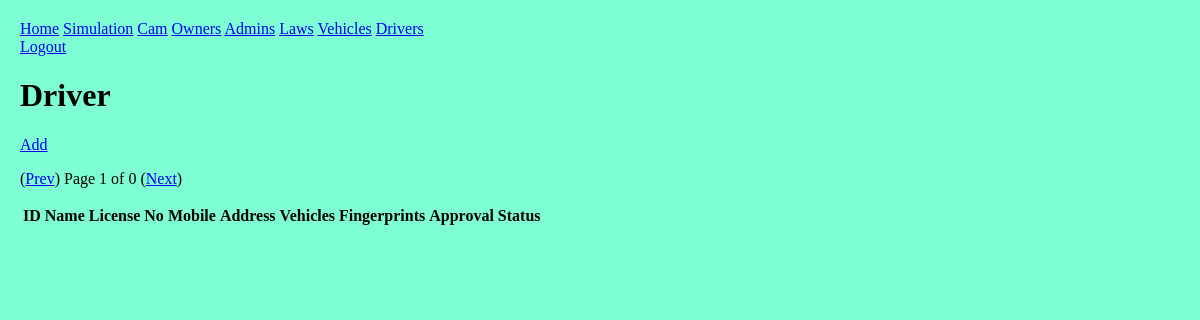
The app's page /front/drivers/ (signed in), older data.
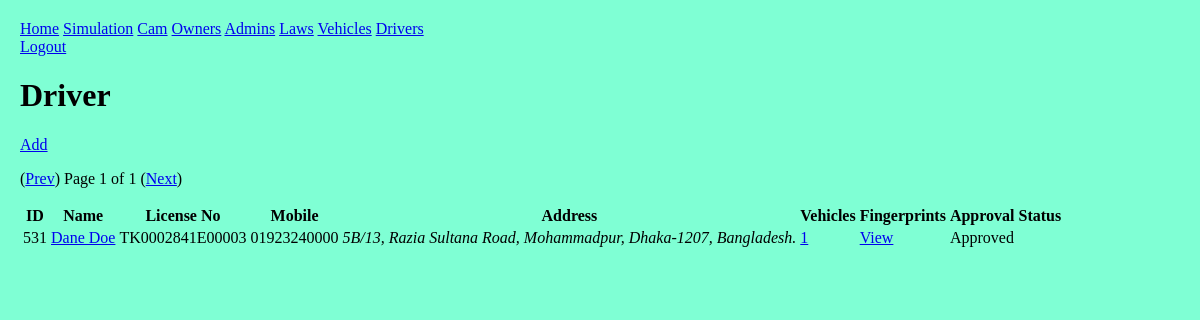
The same page, newer data.
### front/models.py (models this page shows, shortened)
class Driver(models.Model):
    vehicles = models.ManyToManyField(Vehicle);
    name = models.CharField(max_length=20);
    license_no = models.CharField(max_length=50, unique=True, null=False);
    phone = models.CharField(max_length=20, default="01923240000");
    address = models.TextField(max_length=200, default="5B/13, Razia Sultana Road, Mohammadpur, Dhaka-1207, Bangladesh.");
    approved = models.BooleanField(default=False);

### front/decorators.py (the view)
        def wrapper_func(req, *args, **kwargs):
            grp = {x.name for x in req.user.groups.all()};
            if not (bool(roles.intersection(grp)) ^ bool(grp)):
                return view_func(req, *args, **kwargs);
            else: return HttpResponse("""
                <h1>access denied</h1>
                <a href="/front/">home</a>
            """)

### front/views.py (called while the page is built)
@login_required
@allowed_users({"law", "owner"})
def drivers(req: HttpRequest):
    pg_size = 15;
    page = req.GET.get("page");
    page = int(page) if page else 1;
    vid = req.GET.get("vid");
    if vid: drivers = Driver.objects.filter(vehicles__id=vid);
    elif "owner" in str(req.user.groups.all()):
        drivers = Driver.objects.filter(vehicles__owner__id=req.user.id);
    else: drivers = Driver.objects.all();
    n = drivers.count();
    mx = (n-1) // pg_size + 1;
    page = max(1, min(page, mx));
    start = (page-1) * pg_size;
    stop = start + pg_size;
    context = {
        "nav": nav,
        "drivers": drivers[start:stop],
        "page": page,
        "mx": mx,
    };
    return render(req, "drivers.html", context);

### front/templates/drivers.html (shortened to what this page needs)
{% extends 'base.html' %}
{% block content %}
    <h1>Driver</h1>
    {% if request.user.groups.all.0.name != 'law' %}
        <a href="{% url 'driver' %}">Add</a>
    {% endif %}
    <p>
        (<a href="{% url 'drivers' %}?page={{page|add:"-1"}}">prev</a>)
        Page {{page}} of {{mx}}
        (<a href="{% url 'drivers' %}?page={{page|add:1}}">next</a>)
    </p>
    <table>
        <tr>
            <th>ID</th>
            <th>Name</th>
            <th>License No</th>
            <th>Mobile</th>
            <th>Address</th>
            <th>Vehicles</th>
            <th>Fingerprints</th>
            <th>Approval Status</th>
        </tr>
        {% for driver in drivers %}
        <tr>
            <td>{{driver.id}}</td>
            <td><a href="{% url 'driver' %}?pk={{driver.id}}">{{driver.name}}</a></td>
            <td>{{driver.license_no}}</td>
            <td>{{driver.phone}}</td>
            <td><Address>{{driver.address}}</Address></td>
            <td>
                <a href="{% url 'vehicles' %}?did={{driver.id}}">{{driver.vehicles.count}}</a>&nbsp;
            </td>
            <td><a href="{% url 'prints' %}?did={{driver.id}}">view</a></td>
            <td>{% if driver.approved %}
                Approved
            {% else %}
                {% if request.user.is_superuser %}
                    <a href="{% url 'approve' %}?type=driver&amp;pk={{driver.id}}">Approve</a>
                {% else %}
                    Pending
                {% endif %}
            {% endif %}</td>
        </tr>
        {% endfor %}
    </table>
{% endblock content %}

Row changes from the older to the newer data that the page shows:
added Driver: id "531", name "Dane Doe", license_no "TK0002841E00003", phone "01923240000", address "5B/13, Razia Sultana Road, Mohammadpur, Dhaka-1207, Bangladesh.", vehicles.count "1", approved "Approved"
Text that changed along with them:
{{ mx }}: "0" → "1"
